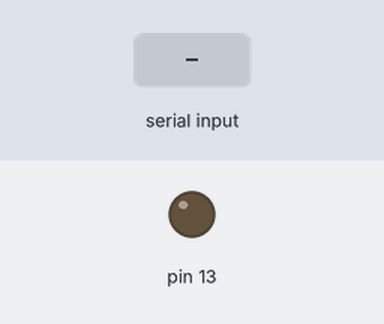
Recording of a sketch running on a simulated Arduino Uno, built with avr-gcc and run on an emulated ATmega328P. On the bench: output pins drawn as LEDs (lit = HIGH). The test bench sets the inputs (shaded band).

Above: at 1.2 s.
1.3 s: "p" received over Serial
Timing chart, 0 to 4.3 s (numbered marks = the images above; inputs shaded):
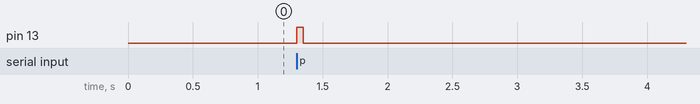

The sketch:

_5v_from_arduino_to_motionmonitor.ino
```cpp
// 05.07.2016
// Sketch to send a 5v pulse to the MC USB-1616HS-BNC device to synchronize the MotionMonitor
// "p" sent from Matlab sends one pulse of 50ms

void setup() {
  Serial.begin(9600);
  pinMode(13,OUTPUT); // 5v will be applied to this pin on HIGH state
  digitalWrite(13,LOW); //make sure pin is at 0v
}

void loop() {
  if(Serial.available() > 0) {
    int inByte = Serial.read();
    if (inByte == 'p') {
      digitalWrite(13,HIGH);  // set pin 13 to 5v
      delay(50);              // wait 50 ms
      digitalWrite(13,LOW);   // reset pin 13 to 0v
    }
  }
}
```

Measured:
- after the input at 1.3 s, pin 13: LOW → HIGH at once, → LOW 0.05 s later
